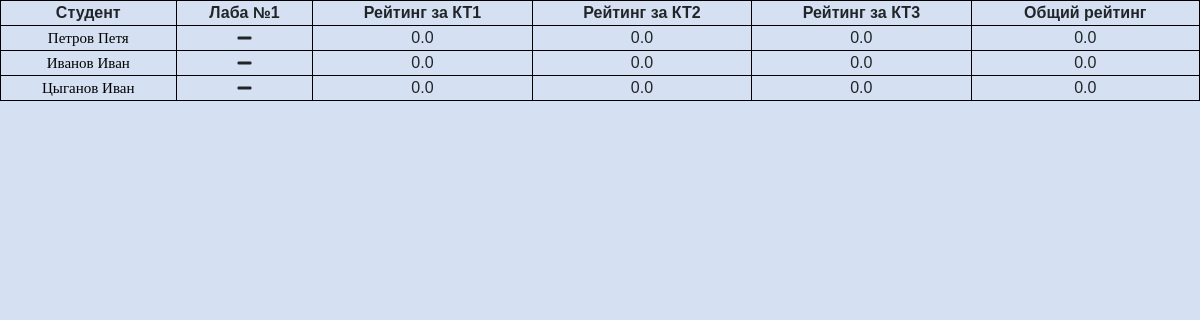
Screenshot of /group/10/ with the database file from the repository.
### botbi20i1/models.py (models this page shows, shortened)
class Stats(models.Model):
    lab = models.ForeignKey(Laboratory,
                            on_delete=models.CASCADE)
    student = models.ForeignKey(Student,
                                on_delete=models.CASCADE)
    status = models.BooleanField(default=False)

class Laboratory(models.Model):
    description = models.TextField(default="",
                                     verbose_name="Описание")
    name = models.CharField(max_length=200,
                            default="", verbose_name="Название")
    kt = models.PositiveIntegerField(default=1,
                                     verbose_name="КТ")
    group_id = models.ForeignKey(Group,
                                on_delete=models.CASCADE,
                                 default=1)
    date_added = models.DateTimeField(auto_now_add=True)

class Student(models.Model):
    group_id = models.ForeignKey(Group,
                                 on_delete=models.CASCADE,
                                 default=1)
    user = models.OneToOneField(User, on_delete=models.CASCADE, null=True)
    personal_number = models.CharField(max_length=20,
                                       default="")
    second_name = models.CharField(max_length=50,
                             default="")
    name = models.CharField(max_length=50,
                            default="")
    patronymic = models.CharField(max_length=50,
                            default="")
    phone = models.CharField(max_length=50,
                            default="")
    email = models.CharField(max_length=50,
                            default="")
    git_hub = models.CharField(max_length=100,
                               default="")
    rating_1KT = models.FloatField(default=0,
                                   validators=[MinValueValidator(0),
                                               MaxValueValidator(100.00)])
    rating_2KT = models.FloatField(default=0,
                                   validators=[MinValueValidator(0),
                                               MaxValueValidator(100.00)])
    rating_3KT = models.FloatField(default=0,
                                   validators=[MinValueValidator(0),
                                               MaxValueValidator(100.00)])
    rating = models.FloatField(default=0,
                               validators=[MinValueValidator(0),
                                           MaxValueValidator(100.00)])
    labs = models.ManyToManyField(Laboratory,
                                  through='Stats')

### botbi20i1/views.py (the view)
# urls.py: path(r'group/<int:group_id>/', group, name='group_page'),
def group(request, group_id):
    students = Student.objects.filter(group_id__id=group_id)
    stats = Stats.objects.all().order_by('lab')
    teachers = Teacher.objects.all()
    teachr = ''
    studnt = ''
    for teacher in teachers:
        if request.user.id == teacher.user.id:
            teachr = teacher
    for student in students:
        if request.user.id == student.user.id:
            studnt = student
    context = {
        'teachers': teachers,
        'teachr': teachr,
        'students': students,
        'studnt': studnt,
        'stats': stats,
    }
    return render(request, template_name='botbi20i1/group_page.html', context=context)

### botbi20i1/templates/botbi20i1/group_page.html (shortened to what this page needs)
{% extends 'botbi20i1/base.html'%}
{% block content%}
<table class="group">
    <tr>
        <th>Студент</th>
            {% for stat in stats%}
                {% with student=students|first %}
                    {% if stat.student.id == student.id %}
                        <th>
                            {{stat.lab.name}}
                        </th>
                    {% endif %}
                {% endwith %}
            {% endfor %}
        <th>
            Рейтинг за КТ1
        </th>
        <th>
            Рейтинг за КТ2
        </th>
        <th>
            Рейтинг за КТ3
        </th>
        <th>
            Общий рейтинг
        </th>
    </tr>
    {% for student in students %}
        <tr>
            <td>
                {% if request.user == student.user %}
                    <a  class="student"
                        href="{{student.git_hub}}"
                        id='{{student.user_id}}'>
                        {{student.second_name}} {{student.name}}
                </a>
                {% elif not teachr  %}
                    <a class="student"
                        id='{{student.user_id}}'>
                        {{student.second_name}} {{student.name}}
                {% else %}
                    <a  class="student"
                        href="{% url 'student_page' id=student.user.id %}"
                        id='{{student.user_id}}'>
                        {{student.second_name}} {{student.name}}
                {% endif %}
            </td>
            {% for stat in stats %}
                {% if stat.student.id == student.id %}
                        {% if request.user == student.user %}
                            <td>
                                <i class="fas fa-plus" type="button"
                                    id="{{stat.id}}"
                                    onclick="location.href='{% url 'labs_page' id=stat.lab.id %}?next={{  request.get_full_path|urlencode }}';">
                                </i>
                            </td>
                        {% elif not teachr  %}
                            <td>
                                <i class="fas fa-minus"
                                    id="{{stat.id}}"
                                </i>
                            </td>
                        {% endif %}
                {% endif %}
            {% endfor %}
            <td>
                <data
                        class="rating kt1"
                        rank="{{student.id}}">
                    {{student.rating_1KT}}
                </data>
            </td>
            <td>
                <data
                        class="rating kt2"
                        rank="{{student.id}}">
                    {{student.rating_2KT}}
                </data>
            </td>
            <td>
                <data
                        class="rating kt3"
                        rank="{{student.id}}">
                    {{student.rating_3KT}}
                </data>
            </td>
            <td>
                <data
                        class="rating total"
                        rank="{{student.id}}">
                    {{student.rating}}
                </data>
            </td>
        </tr>
    {% endfor %}
</table>
{% endblock%}

### botbi20i1/templates/botbi20i1/base.html (shortened to what this page needs)
{% load static %}
<html lang="en">
<head>
    <link rel="stylesheet" href="{% static 'botbi20i1/css/bootstrap.css'  %}">
    <link rel="stylesheet" href="{% static 'botbi20i1/css/botbi20i1.css'  %}">
    <link rel="stylesheet" href="https://use.fontawesome.com/releases/v5.8.2/css/all.css">
</head>
<body>
    <main>
        {% block content %}
        {% endblock %}
    </main>
</body>
</html>

### botbi20i1/static/botbi20i1/css/botbi20i1.css (style rules this page uses)
body { background: #d5e1f2; font-family: 'Franklin Gothic Medium', 'Arial Narrow', Arial, sans-serif; }
main { min-width: 100%; max-width: 100%; }
main TABLE.group { min-width: 100%; max-width: 100%; float: center; border-collapse: collapse; }
a.student { font-family:times; color:black; font-size:15px }
TD, TH { padding: 3px; border: 1px solid black; text-align: center; }
a { text-decoration: none; }
body { left: 0; margin: 0; overflow: hidden; position: relative; }

### rows the page displays
Stats: lab.name "Лаба №1"
Student: second_name "Петров", name "Петя", rating_1KT "0.0", rating_2KT "0.0", rating_3KT "0.0", rating "0.0"
Student: second_name "Иванов", name "Иван", rating_1KT "0.0", rating_2KT "0.0", rating_3KT "0.0", rating "0.0"
Student: second_name "Цыганов", name "Иван", rating_1KT "0.0", rating_2KT "0.0", rating_3KT "0.0", rating "0.0"
